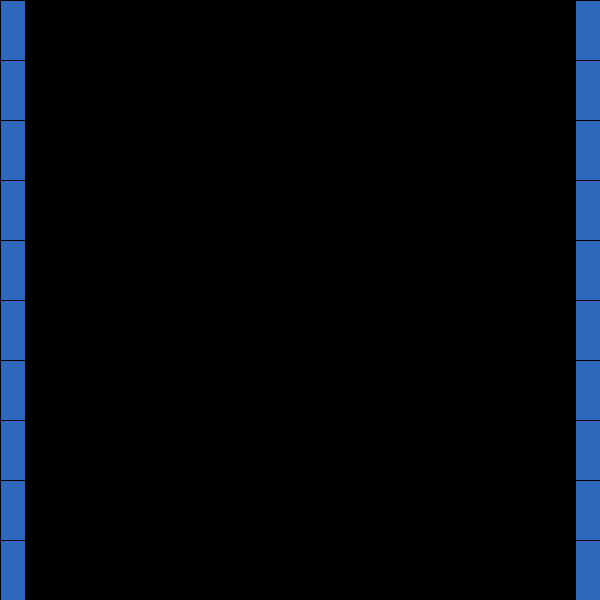
Frame 1 (no input)
Frame 60 (the mouse pressed at the canvas centre just before this capture): identical to frame 1, image omitted
Frame 120 (the mouse held since frame 60 and released just before this capture): identical to frame 1, image omitted

The Processing sketch that drew this single still picture (run headless with seeded random() and noise(); from frame 60 on, the mouse is pressed at the canvas centre):

// Processing sketch: week03_4_processing_NS_SHAFT_01_build_wall
// ── week03_4_processing_NS_SHAFT_01_build_wall.pde
// week03_4_processing_NS_SHAFT_01_build_wall
// 小朋友下樓梯
void setup(){
  size(600,600);
}
void draw(){
  background(0,5.95);
  fill(47,105,190);
  for(int i=0; i<=10; i++){
    rect(0,i*60,25,60);
    rect(600-25,i*60,25,60);
  }
}
